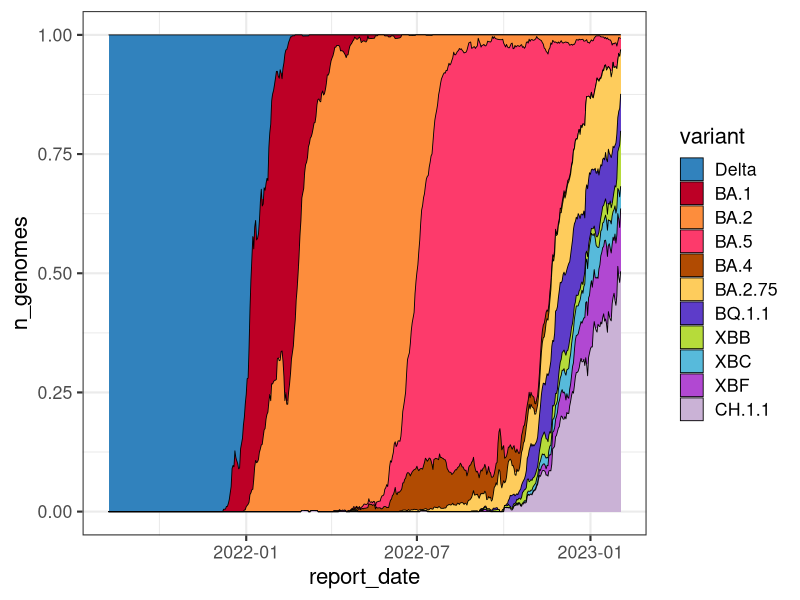

Recreate this plot in R.
## ---- chunk 1
knitr::opts_chunk$set(
  fig.path = "images/"
)
## ---- chunk 2
library(lubridate)
library(tidyr)
library(ggplot2)
library(forcats)

voc <- read.csv("data/all_variant_counts.csv")
voc$report_date <- ymd(voc$report_date)
tidy_voc <- pivot_longer(voc, !report_date, names_to = "variant", values_to = "n_genomes")

order_of_arrival <- c("Delta", "BA.1", "BA.2", "BA.5", "BA.4", "BA.2.75", 
"BQ.1.1", "XBB", "XBC", "XBF")

tidy_voc$variant <- fct_relevel(tidy_voc$variant, order_of_arrival)

voc_pal <-   c(`Delta` = "#3182bd", 
               `BA.1` = "#bd0026", 
               `BA.2` = "#fd8d3c", 
               `BA.4` = "#B14B02",
               `BA.5` = "#FD3A6B",
               `BA.2.75` = "#fecc5c", 
               `BQ.1.1`  = "#5d3cc9", 
               `CH.1.1` = "#cab2d6",
               `XBB` = "#b6db3a", 
               `XBC` = "#57badb",
               `XBF` = "#b148d2"
)


ggplot(tidy_voc, aes(report_date, n_genomes, fill=variant)) + 
    geom_area(position = 'fill', colour='black', size=0.3) +
    scale_fill_manual(values=voc_pal)+
    theme_bw(base_size = 16)  
